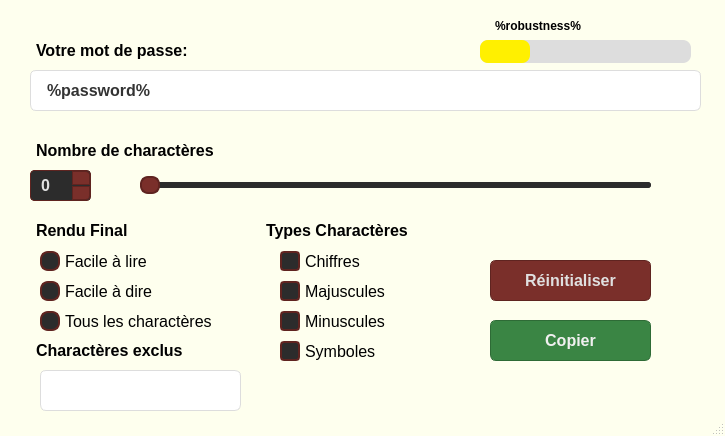
<?xml version="1.0" encoding="UTF-8"?>
<ui version="4.0">
 <class>PasswordGeneratorClass</class>
 <widget class="QMainWindow" name="PasswordGeneratorClass">
  <property name="geometry">
   <rect>
    <x>0</x>
    <y>0</y>
    <width>725</width>
    <height>436</height>
   </rect>
  </property>
  <property name="windowTitle">
   <string>PasswordGenerator</string>
  </property>
  <property name="styleSheet">
   <string notr="true">QMainWindow {
	background: #feffee
}</string>
  </property>
  <widget class="QWidget" name="centralWidget">
   <widget class="QLabel" name="result_label">
    <property name="geometry">
     <rect>
      <x>20</x>
      <y>30</y>
      <width>231</width>
      <height>41</height>
     </rect>
    </property>
    <property name="styleSheet">
     <string notr="true">QLabel {
    font-family: &quot;Inter&quot;, &quot;Segoe UI&quot;, &quot;Arial&quot;, sans-serif;
    font-size: 16px;
    font-weight: 600;
    color: #000;
    padding: 8px 12px;
}
</string>
    </property>
    <property name="text">
     <string>Votre mot de passe:</string>
    </property>
   </widget>
   <widget class="QLabel" name="label_2">
    <property name="geometry">
     <rect>
      <x>20</x>
      <y>130</y>
      <width>271</width>
      <height>41</height>
     </rect>
    </property>
    <property name="styleSheet">
     <string notr="true">QLabel {
    font-family: &quot;Inter&quot;, &quot;Segoe UI&quot;, &quot;Arial&quot;, sans-serif;
    font-size: 16px;
    font-weight: 600;
    color: #000;
    padding: 8px 12px;
}</string>
    </property>
    <property name="text">
     <string>Nombre de charactères</string>
    </property>
   </widget>
   <widget class="QLabel" name="looking_label">
    <property name="geometry">
     <rect>
      <x>20</x>
      <y>210</y>
      <width>211</width>
      <height>41</height>
     </rect>
    </property>
    <property name="styleSheet">
     <string notr="true">QLabel {
    font-family: &quot;Inter&quot;, &quot;Segoe UI&quot;, &quot;Arial&quot;, sans-serif;
    font-size: 16px;
    font-weight: 600;
    color: #000;
    padding: 8px 12px;
}</string>
    </property>
    <property name="text">
     <string>Rendu Final</string>
    </property>
   </widget>
   <widget class="QRadioButton" name="easy_read">
    <property name="geometry">
     <rect>
      <x>40</x>
      <y>250</y>
      <width>121</width>
      <height>22</height>
     </rect>
    </property>
    <property name="styleSheet">
     <string notr="true">QRadioButton {
    font-family: &quot;Inter&quot;, &quot;Segoe UI&quot;, &quot;Arial&quot;, sans-serif;
    font-size: 16px;
    color: #000;
    spacing: 5px;
}

QRadioButton::indicator {
    width: 16px;
    height: 16px;
    border-radius: 8px;
    border: 2px solid #5F2420;
    background: #2C2C2C;
}

QRadioButton::indicator:hover {
    border: 2px solid #7A2F2A;
}

QRadioButton::indicator:checked {
    background: #7A2F2A;
    border: 2px solid #5F2420;
}

QRadioButton::indicator:disabled {
    background: #444;
    border: 2px solid #666;
}
</string>
    </property>
    <property name="text">
     <string>Facile à lire</string>
    </property>
   </widget>
   <widget class="QRadioButton" name="easy_say">
    <property name="geometry">
     <rect>
      <x>40</x>
      <y>280</y>
      <width>121</width>
      <height>22</height>
     </rect>
    </property>
    <property name="styleSheet">
     <string notr="true">QRadioButton {
    font-family: &quot;Inter&quot;, &quot;Segoe UI&quot;, &quot;Arial&quot;, sans-serif;
    font-size: 16px;
    color: #000;
    spacing: 5px;
}

QRadioButton::indicator {
    width: 16px;
    height: 16px;
    border-radius: 8px;
    border: 2px solid #5F2420;
    background: #2C2C2C;
}

QRadioButton::indicator:hover {
    border: 2px solid #7A2F2A;
}

QRadioButton::indicator:checked {
    background: #7A2F2A;
    border: 2px solid #5F2420;
}

QRadioButton::indicator:disabled {
    background: #444;
    border: 2px solid #666;
}
</string>
    </property>
    <property name="text">
     <string>Facile à dire</string>
    </property>
   </widget>
   <widget class="QRadioButton" name="all">
    <property name="geometry">
     <rect>
      <x>40</x>
      <y>310</y>
      <width>191</width>
      <height>22</height>
     </rect>
    </property>
    <property name="styleSheet">
     <string notr="true">QRadioButton {
    font-family: &quot;Inter&quot;, &quot;Segoe UI&quot;, &quot;Arial&quot;, sans-serif;
    font-size: 16px;
    color: #000;
    spacing: 5px;
}

QRadioButton::indicator {
    width: 16px;
    height: 16px;
    border-radius: 8px;
    border: 2px solid #5F2420;
    background: #2C2C2C;
}

QRadioButton::indicator:hover {
    border: 2px solid #7A2F2A;
}

QRadioButton::indicator:checked {
    background: #7A2F2A;
    border: 2px solid #5F2420;
}

QRadioButton::indicator:disabled {
    background: #444;
    border: 2px solid #666;
}
</string>
    </property>
    <property name="text">
     <string>Tous les charactères</string>
    </property>
   </widget>
   <widget class="QLabel" name="chars_label">
    <property name="geometry">
     <rect>
      <x>250</x>
      <y>210</y>
      <width>261</width>
      <height>41</height>
     </rect>
    </property>
    <property name="styleSheet">
     <string notr="true">QLabel {
    font-family: &quot;Inter&quot;, &quot;Segoe UI&quot;, &quot;Arial&quot;, sans-serif;
    font-size: 16px;
    font-weight: 600;
    color: #000;
    padding: 8px 12px;
}</string>
    </property>
    <property name="text">
     <string>Types Charactères</string>
    </property>
   </widget>
   <widget class="QCheckBox" name="numbers">
    <property name="geometry">
     <rect>
      <x>280</x>
      <y>250</y>
      <width>101</width>
      <height>22</height>
     </rect>
    </property>
    <property name="styleSheet">
     <string notr="true">QCheckBox {
    font-family: &quot;Inter&quot;, &quot;Segoe UI&quot;, &quot;Arial&quot;, sans-serif;
		 font-size: 16px;
		 color: #000;
		 spacing: 5px;
		 }

		 QCheckBox::indicator {
		 width: 16px;
		 height: 16px;
		 border-radius: 4px;
		 border: 2px solid #5F2420;
		 background: #2C2C2C;
		 }

		 QCheckBox::indicator:hover {
		 border: 2px solid #7A2F2A;
		 }

		 QCheckBox::indicator:checked {
		 background: #7A2F2A;
		 border: 2px solid #5F2420;
		 image: url(:/resources/icons/checkbox-checked.png);
		 }

		 QCheckBox::indicator:indeterminate {
		 background: #8E2C1C;
		 border: 2px solid #5F2420;
		 }

		 QCheckBox::indicator:disabled {
		 background: #444;
		 border: 2px solid #666;
		 }
	 </string>
    </property>
    <property name="text">
     <string>Chiffres</string>
    </property>
   </widget>
   <widget class="QCheckBox" name="uppercase">
    <property name="geometry">
     <rect>
      <x>280</x>
      <y>280</y>
      <width>121</width>
      <height>22</height>
     </rect>
    </property>
    <property name="styleSheet">
     <string notr="true">QCheckBox {
    font-family: &quot;Inter&quot;, &quot;Segoe UI&quot;, &quot;Arial&quot;, sans-serif;
		 font-size: 16px;
		 color: #000;
		 spacing: 5px;
		 }

		 QCheckBox::indicator {
		 width: 16px;
		 height: 16px;
		 border-radius: 4px;
		 border: 2px solid #5F2420;
		 background: #2C2C2C;
		 }

		 QCheckBox::indicator:hover {
		 border: 2px solid #7A2F2A;
		 }

		 QCheckBox::indicator:checked {
		 background: #7A2F2A;
		 border: 2px solid #5F2420;
		 image: url(:/resources/icons/checkbox-checked.png);
		 }

		 QCheckBox::indicator:indeterminate {
		 background: #8E2C1C;
		 border: 2px solid #5F2420;
		 }

		 QCheckBox::indicator:disabled {
		 background: #444;
		 border: 2px solid #666;
		 }
	 </string>
    </property>
    <property name="text">
     <string>Majuscules</string>
    </property>
   </widget>
   <widget class="QCheckBox" name="lowercase">
    <property name="geometry">
     <rect>
      <x>280</x>
      <y>310</y>
      <width>121</width>
      <height>22</height>
     </rect>
    </property>
    <property name="styleSheet">
     <string notr="true">QCheckBox {
    font-family: &quot;Inter&quot;, &quot;Segoe UI&quot;, &quot;Arial&quot;, sans-serif;
		 font-size: 16px;
		 color: #000;
		 spacing: 5px;
		 }

		 QCheckBox::indicator {
		 width: 16px;
		 height: 16px;
		 border-radius: 4px;
		 border: 2px solid #5F2420;
		 background: #2C2C2C;
		 }

		 QCheckBox::indicator:hover {
		 border: 2px solid #7A2F2A;
		 }

		 QCheckBox::indicator:checked {
		 background: #7A2F2A;
		 border: 2px solid #5F2420;
		 image: url(:/resources/icons/checkbox-checked.png);
		 }

		 QCheckBox::indicator:indeterminate {
		 background: #8E2C1C;
		 border: 2px solid #5F2420;
		 }

		 QCheckBox::indicator:disabled {
		 background: #444;
		 border: 2px solid #666;
		 }
	 </string>
    </property>
    <property name="text">
     <string>Minuscules</string>
    </property>
   </widget>
   <widget class="QCheckBox" name="special_chars">
    <property name="geometry">
     <rect>
      <x>280</x>
      <y>340</y>
      <width>141</width>
      <height>22</height>
     </rect>
    </property>
    <property name="styleSheet">
     <string notr="true">QCheckBox {
    font-family: &quot;Inter&quot;, &quot;Segoe UI&quot;, &quot;Arial&quot;, sans-serif;
		 font-size: 16px;
		 color: #000;
		 spacing: 5px;
		 }

		 QCheckBox::indicator {
		 width: 16px;
		 height: 16px;
		 border-radius: 4px;
		 border: 2px solid #5F2420;
		 background: #2C2C2C;
		 }

		 QCheckBox::indicator:hover {
		 border: 2px solid #7A2F2A;
		 }

		 QCheckBox::indicator:checked {
		 background: #7A2F2A;
		 border: 2px solid #5F2420;
		 image: url(:/resources/icons/checkbox-checked.png);
		 }

		 QCheckBox::indicator:indeterminate {
		 background: #8E2C1C;
		 border: 2px solid #5F2420;
		 }

		 QCheckBox::indicator:disabled {
		 background: #444;
		 border: 2px solid #666;
		 }
	 </string>
    </property>
    <property name="text">
     <string>Symboles</string>
    </property>
   </widget>
   <widget class="QPushButton" name="reset_button">
    <property name="geometry">
     <rect>
      <x>490</x>
      <y>260</y>
      <width>161</width>
      <height>41</height>
     </rect>
    </property>
    <property name="styleSheet">
     <string notr="true">QPushButton {
    font-family: &quot;Inter&quot;, &quot;Segoe UI&quot;, &quot;Arial&quot;, sans-serif;
    font-size: 16px;
    font-weight: 600;
    color: #E0E0E0;
    padding: 10px 16px;
    border-radius: 6px;
    border: none;
    background-color: #7A2F2A;
    border: 1px solid #5F2420;
}

QPushButton:hover {
    background-color: #5F2420;
}

QPushButton:pressed {
    background-color: #4A1C19;
}
</string>
    </property>
    <property name="text">
     <string>Réinitialiser</string>
    </property>
   </widget>
   <widget class="QPushButton" name="copy_button">
    <property name="geometry">
     <rect>
      <x>490</x>
      <y>320</y>
      <width>161</width>
      <height>41</height>
     </rect>
    </property>
    <property name="styleSheet">
     <string notr="true">QPushButton {
    font-family: &quot;Inter&quot;, &quot;Segoe UI&quot;, &quot;Arial&quot;, sans-serif;
    font-size: 16px;
    font-weight: 600;
    color: #F0F0F0;
    padding: 10px 16px;
    border-radius: 6px;
    border: none;
    background-color: #3A8544;
    border: 1px solid #2E6B36;
}

QPushButton:hover {
    background-color: #2E6B36;
}

QPushButton:pressed {
    background-color: #25562B;
}
</string>
    </property>
    <property name="text">
     <string>Copier</string>
    </property>
   </widget>
   <widget class="QSpinBox" name="lenght">
    <property name="geometry">
     <rect>
      <x>30</x>
      <y>170</y>
      <width>61</width>
      <height>31</height>
     </rect>
    </property>
    <property name="styleSheet">
     <string notr="true">QSpinBox {
    font-family: &quot;Inter&quot;, &quot;Segoe UI&quot;, &quot;Arial&quot;, sans-serif;
		 font-size: 16px;
		 font-weight: 600;
		 color: #E0E0E0;
		 background: #2C2C2C;
		 border: 1px solid #5F2420;
		 border-radius: 4px;
		 padding: 4px 8px;
		 }

		 QSpinBox::up-button {
		 background: #7A2F2A;
		 border: 1px solid #5F2420;
		 border-top-right-radius: 4px;
		 width: 16px;
		 height: 12px;
		 }

		 QSpinBox::up-button:hover {
		 background: #5F2420;
		 }

		 QSpinBox::up-button:pressed {
		 background: #4A1C19;
		 }

		 QSpinBox::down-button {
		 background: #7A2F2A;
		 border: 1px solid #5F2420;
		 border-bottom-right-radius: 4px;
		 width: 16px;
		 height: 12px;
		 }

		 QSpinBox::down-button:hover {
		 background: #5F2420;
		 }

		 QSpinBox::down-button:pressed {
		 background: #4A1C19;
		 }

		 QSpinBox::up-arrow, QSpinBox::down-arrow {
		 width: 8px;
		 height: 8px;
		 }

		 QSpinBox::up-arrow {
		 image: url(:/resources/icons/up-arrow.png);
		 }

		 QSpinBox::down-arrow {
		 image: url(:/resources/icons/down-arrow.png);
		 }
	 </string>
    </property>
   </widget>
   <widget class="QLabel" name="result">
    <property name="geometry">
     <rect>
      <x>30</x>
      <y>70</y>
      <width>671</width>
      <height>41</height>
     </rect>
    </property>
    <property name="styleSheet">
     <string notr="true">QLabel {
    font-family: &quot;Inter&quot;, &quot;Segoe UI&quot;, &quot;Arial&quot;, sans-serif;
    font-size: 16px;
    font-weight: 500;
    color: #333333;
    background: #FFFFFF;
    padding: 8px 12px;
    border-radius: 6px;
    border: 1px solid #DDDDDD;
}
</string>
    </property>
    <property name="text">
     <string>%password%</string>
    </property>
   </widget>
   <widget class="QSlider" name="lenght_slider">
    <property name="geometry">
     <rect>
      <x>140</x>
      <y>175</y>
      <width>511</width>
      <height>21</height>
     </rect>
    </property>
    <property name="styleSheet">
     <string notr="true">QSlider::groove:horizontal {
    border: none;
    height: 6px;
    background: #3A3A3A;
    border-radius: 3px;
}

QSlider::handle:horizontal {
    background: #7A2F2A;
    border: 2px solid #5F2420;
    width: 16px;
    height: 16px;
    margin: -6px 0;
    border-radius: 8px;
}

QSlider::handle:horizontal:hover {
    background: #5F2420;
}

QSlider::handle:horizontal:pressed {
    background: #4A1C19;
}

QSlider::sub-page:horizontal {
    background: #8E2C1C;
    border-radius: 3px;
}

QSlider::add-page:horizontal {
    background: #2C2C2C;
    border-radius: 3px;
}
</string>
    </property>
	<property name="orientation">
		   <enum>Qt::Orientation::Horizontal</enum>
    </property>
   </widget>
   <widget class="QLabel" name="excluded_chars_label">
    <property name="geometry">
     <rect>
      <x>20</x>
      <y>330</y>
      <width>261</width>
      <height>41</height>
     </rect>
    </property>
    <property name="styleSheet">
     <string notr="true">QLabel {
    font-family: &quot;Inter&quot;, &quot;Segoe UI&quot;, &quot;Arial&quot;, sans-serif;
    font-size: 16px;
    font-weight: 600;
    color: #000;
    padding: 8px 12px;
}</string>
    </property>
    <property name="text">
     <string>Charactères exclus</string>
    </property>
   </widget>
   <widget class="QLineEdit" name="excluded_chars">
    <property name="geometry">
     <rect>
      <x>40</x>
      <y>370</y>
      <width>201</width>
      <height>41</height>
     </rect>
    </property>
    <property name="styleSheet">
     <string notr="true">QLineEdit {
    font-family: &quot;Inter&quot;, &quot;Segoe UI&quot;, &quot;Arial&quot;, sans-serif;
    font-size: 16px;
    font-weight: 500;
    color: #333333;
    background: #FFFFFF;
    padding: 8px 12px;
    border-radius: 6px;
    border: 1px solid #DDDDDD;
}
</string>
    </property>
    <property name="text">
     <string/>
    </property>
   </widget>
   <widget class="QProgressBar" name="robustness">
    <property name="geometry">
     <rect>
      <x>480</x>
      <y>40</y>
      <width>211</width>
      <height>23</height>
     </rect>
    </property>
    <property name="styleSheet">
     <string notr="true">QProgressBar {
            border: none;
            border-radius: 8px;
            background-color: #ddd;
            height: 16px;
			color: transparent;
}
    
QProgressBar::chunk {
            border-radius: 8px;
            background-color: #fff000;
}</string>
    </property>
    <property name="value">
     <number>24</number>
    </property>
   </widget>
   <widget class="QLabel" name="robustness_label">
    <property name="geometry">
     <rect>
      <x>480</x>
      <y>10</y>
      <width>231</width>
      <height>31</height>
     </rect>
    </property>
    <property name="styleSheet">
     <string notr="true">QLabel {
    font-family: &quot;Inter&quot;, &quot;Segoe UI&quot;, &quot;Arial&quot;, sans-serif;
    font-size: 12px;
    font-weight: 600;
    color: #000;
    padding: 8px 12px;
}
</string>
    </property>
    <property name="text">
     <string>%robustness%</string>
    </property>
   </widget>
  </widget>
  <widget class="QStatusBar" name="statusBar"/>
 </widget>
 <layoutdefault spacing="6" margin="11"/>
 <resources>
  <include location="../PasswordGenerator/PasswordGenerator.qrc"/>
 </resources>
 <connections/>
</ui>
